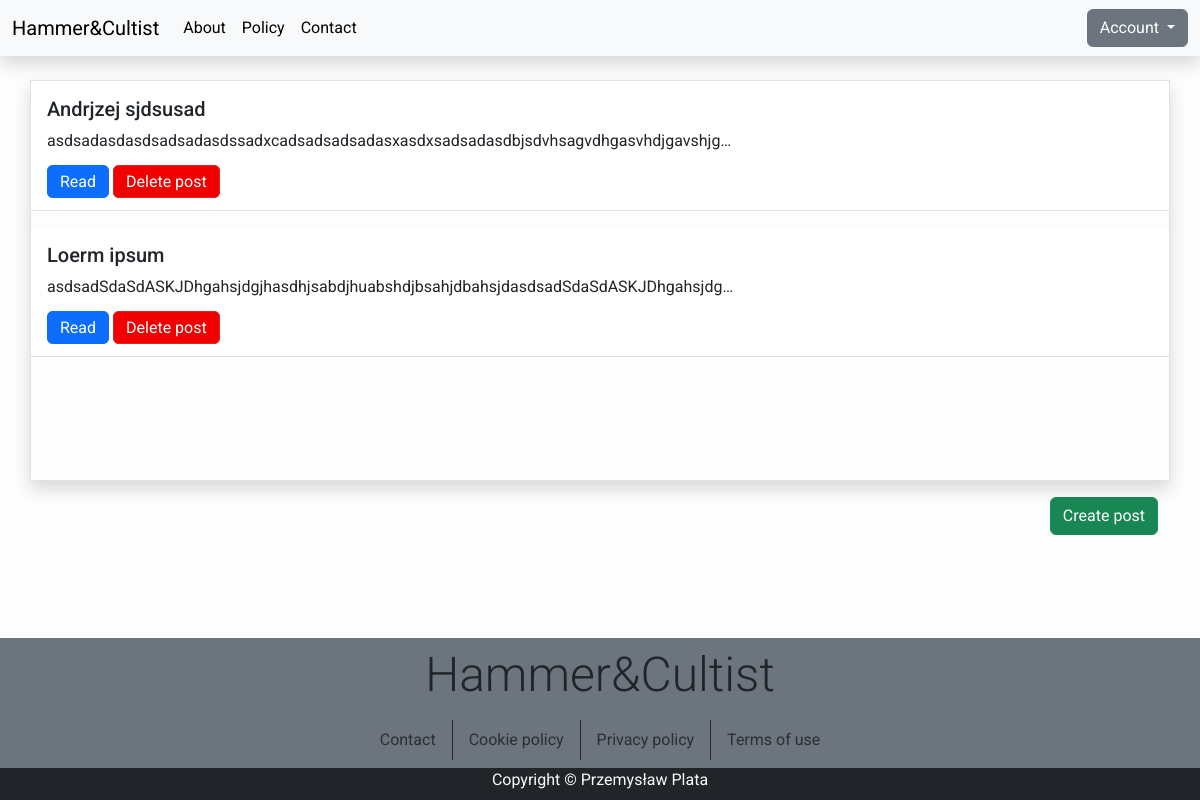
The app's page /user/admin/posts/ (signed in), older data.
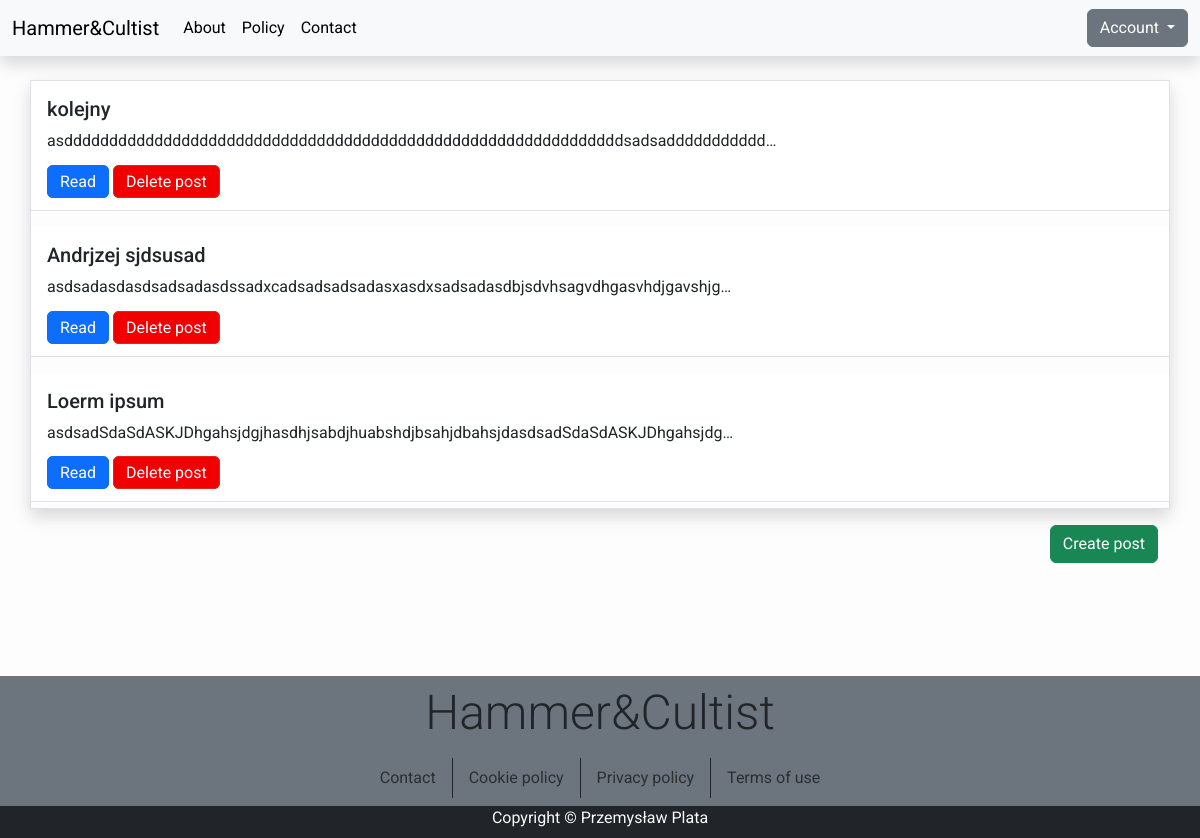
The same page, newer data.
### blog/models.py (models this page shows, shortened)
class Post(models.Model):
    title = models.CharField(max_length=200, unique=True)
    slug = models.SlugField(max_length=200,unique=True)
    author = models.ForeignKey(User, on_delete=models.CASCADE, related_name="blog_posts")
    updated_on = models.DateTimeField(auto_now=True)
    image = models.ImageField(upload_to='media/featured_image/%Y/%m/%d/', default="static/images/temp-post.png")
    content = models.TextField()
    likes = models.IntegerField(default=0)
    created_on = models.DateTimeField(auto_now_add=True)
    status = models.IntegerField(choices=STATUS, default=0)
    class Meta:
        verbose_name = ("Post")
        verbose_name_plural = ("Posts")
        ordering = ['-created_on']

### user/views.py (the view)
# urls.py: path("<str:username>/posts/", views.UserPosts.as_view(), name="user-posts"),
class UserPosts(LoginRequiredMixin, generic.ListView):
    template_name = "user/user_posts.html"
    def get_queryset(self) -> QuerySet[Any]:
        user = self.kwargs["username"]
        queryset = Post.objects.filter(author_id__username=user)
        return queryset

### templates/user/user_posts.html
{% extends "base.html" %}
{% block content %}
<section class="container my-posts h-75 overflow-y-auto overflow-x-hidden mb-2 mt-4 shadow border border-gray g-0">
    <div class="row g-0">
        {% for post in post_list %}
        <div class="col pb-3">
            <div class="rounded-0 border-0 border-bottom card shadow-none h-100">
                <div class="row g-0">
                    <div class="col">
                        <div class="card-body d-flex flex-column h-100">
                            <h2 class="card-title fs-5">{{ post.title }}</h2>
                            <p class="card-text">{{post.content|slice:":80" }}{% if post.content|length > 79 %}&hellip;{% endif %}</p>
                            <div>
                                <a href="{% url 'post-detail' post.slug  %}" class="btn btn-primary align-self-baseline d-inline">Read</a>
                                <a href="{% url 'post-detail' post.slug  %}" class="btn btn-danger align-self-baseline d-inline">Delete post</a>
                            </div>
                        </div>
                    </div>
                </div>
            </div>
        </div>
        {% endfor %}
    </div>
</section>
<section class="container my-posts h-25 overflow-y-auto overflow-x-hidden my-2">
    <div class="d-flex justify-content-end align-items-center">
        <a href="/blog/{{user.username}}/create-post" class="btn btn-success align-self-baseline d-inline">Create post</a>
    </div>
</section>
{% endblock content %}

### templates/base.html (shortened to what this page needs)
<!DOCTYPE html>
<html style="height: 100%;">
{% load static %}
    <head>
        <link href="https://cdn.jsdelivr.net/npm/bootstrap@5.3.2/dist/css/bootstrap.min.css" rel="stylesheet">
        <link rel="stylesheet" href="{% static 'css/main-style.css' %}">
    </head>
    <body class="h-100 d-flex flex-column">
        <nav class="navbar navbar-expand-lg navbar-light bg-light shadow sticky-top" id="mainNav">
            <div class="container-fluid">
                <a class="navbar-brand" href="{% url 'home' %}">Hammer&Cultist</a>
                <div class="collapse navbar-collapse justify-content-between" id="navbarResponsive">
                    <ul class="navbar-nav ml-auto">
                        <li class="nav-item">
                            <a class="nav-link text-black font-weight-bold" href="#">About</a>
                        </li>
                        <li class="nav-item">
                            <a class="nav-link text-black font-weight-bold" href="#">Policy</a>
                        </li>
                        <li class="nav-item">
                            <a class="nav-link text-black font-weight-bold" href="#">Contact</a>
                        </li>
                    </ul>
                    {% if user.is_authenticated %}
                    <div class="d-none d-lg-inline">
                        <div class="dropdown">
                            <button class="btn btn-secondary dropdown-toggle text-white" type="button" data-bs-toggle="dropdown" aria-expanded="false">
                              Account
                            </button>
                        </div>
                    </div>
                    {% endif %}
                </div>
            </div>
        </nav>
        {% block content %}{% endblock content %}
        <footer class="pb-2 mt-auto bg-dark">
            <div class="row mx-auto bg-secondary">
                <div class="col py-2">
                    <p class="display-5 text-center">Hammer&Cultist</p>
                    <div class="d-md-block d-none">
                        <ul class="list-group list-group-horizontal d-flex justify-content-center">
                            <li class="list-group-item bg-secondary border-0 border-end border-dark"><a class="link-offset-2 link-offset-3-hover link-underline-opacity-75-hover link-underline link-underline-opacity-0 link-secondary text-secondary-emphasis" href="/contact">Contact</a></li>
                            <li class="list-group-item bg-secondary border-0 border-end border-dark"><a class="link-offset-2 link-offset-3-hover link-underline-opacity-75-hover link-underline link-underline-opacity-0 link-secondary text-secondary-emphasis" href="/cookie-policy">Cookie policy</a></li>
                            <li class="list-group-item bg-secondary border-0 border-end border-dark"><a class="link-offset-2 link-offset-3-hover link-underline-opacity-75-hover link-underline link-underline-opacity-0 link-secondary text-secondary-emphasis" href="/privacy-policy">Privacy policy</a></li>
                            <li class="list-group-item bg-secondary border-0 secondary-emphasis"><a class="link-offset-2 link-offset-3-hover link-underline-opacity-75-hover link-underline link-underline-opacity-0 link-secondary text-secondary-emphasis" href="/terms-of-use">Terms of use</a></li>
                        </ul>
                    </div>
                </div>
            </div>
            <div class="row mx-auto bg-dark">
                <p class="m-0 text-center text-light">Copyright &copy; Przemysław Plata</p>
            </div>
        </footer>
    </body>
</html>

### static/css/main-style.css (style rules this page uses)
body { font-family: "Roboto", sans-serif; background-color: #fdfdfd; }
.btn-danger { color: #fff; background-color: #f00000; border-color: #dc281e; }

Row changes from the older to the newer data that the page shows:
added Post: title "kolejny", content "asddddddddddddddddddddddddddddddddddddddddddddddddddddddddddddddsadsaddddddddddd"
